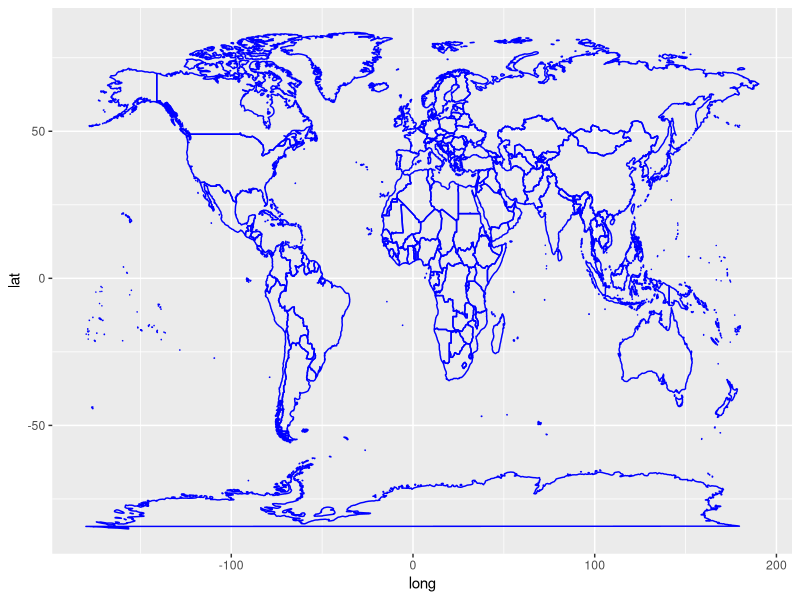
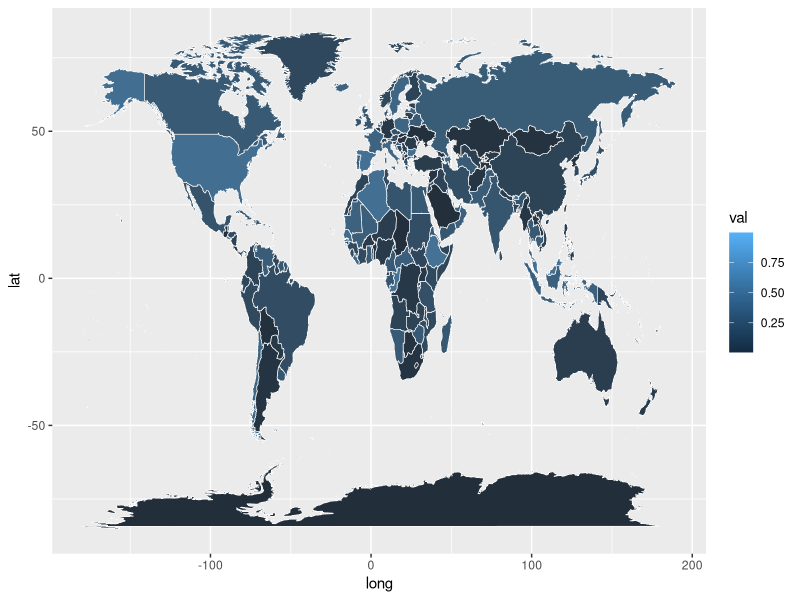
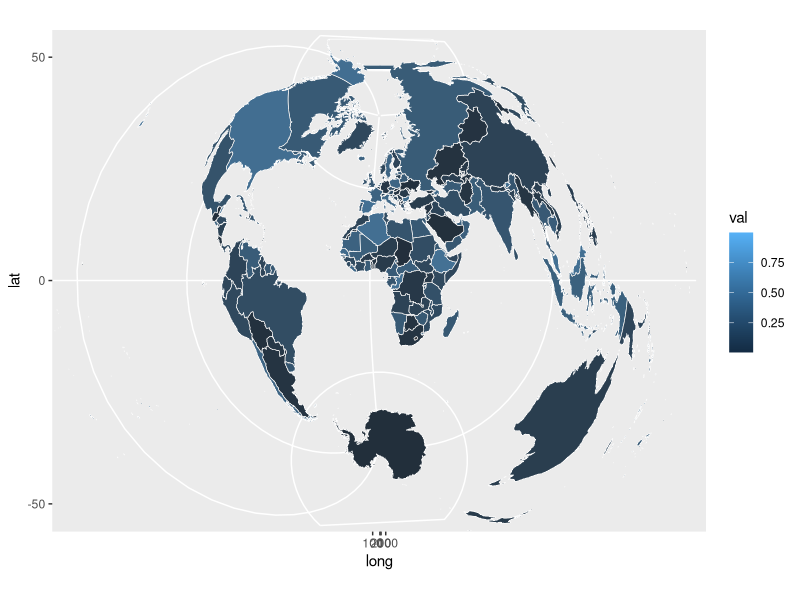

The R source for these figures, in order:
## ---- chunk 1
library(dplyr)
library(maps)
library(mapproj)
library(ggplot2)
## ---- chunk 2
library(dplyr) #always!
library(maps)
library(mapproj)
library(ggplot2)
## ---- chunk 3
shapes <- map_data('world')
## ---- chunk 4
countryNames <- unique(shapes$region)
myData <- data.frame( val=runif(length(countryNames)),
                      region=countryNames,stringsAsFactors=FALSE )
shapesAndData <- inner_join(shapes,myData)
## ---- chunk 5
myMap <- ggplot(shapesAndData, aes(x=long,y=lat,group=group,order=order))
## ---- chunk 6
myMap + geom_polygon(color='blue',fill=NA)
## ---- chunk 7
myMap + geom_polygon(aes(fill=val)) + geom_polygon(color='white',alpha=0.5,size=0.2)
## ---- chunk 8
myMap + geom_polygon(aes(fill=val)) + geom_polygon(color='white',alpha=0.5,size=0.2) +
  coord_map(project='polyconic')  # <---- the bell and whistle
